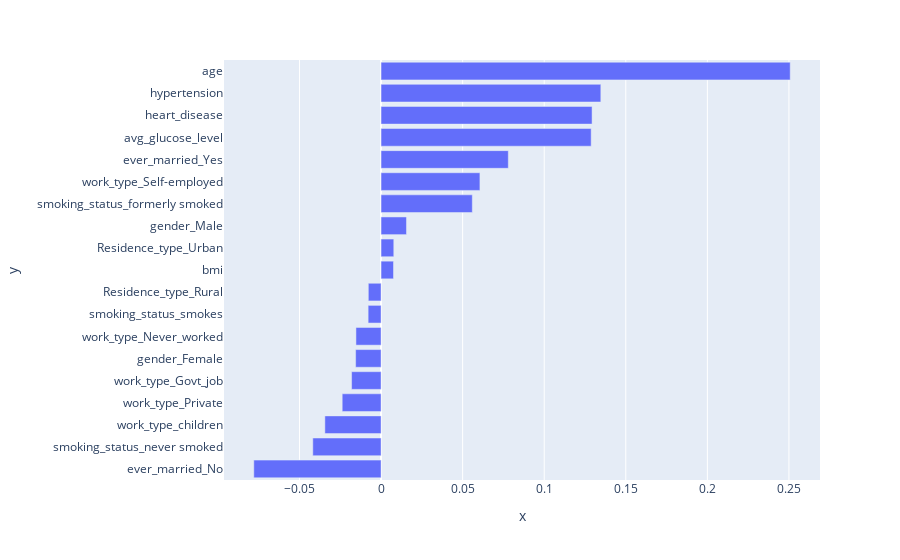

Notebook source saved alongside this figure:
### Code cell
corr = encoded_df.corr()["stroke"].sort_values(ascending=True)
corr.drop(['stroke'], inplace=True)
fig = px.bar(x=corr, y=corr.index, orientation='h')
fig.show()

### Figure 1 — Plotly figure (JSON) as saved in the notebook; plotly's stock layout.template omitted (floating-point values rounded to 4 significant figures)
{"data": [{"alignmentgroup": "True", "hovertemplate": "x=%{x}<br>y=%{y}<extra></extra>", "legendgroup": "", "marker": {"color": "#636efa", "pattern": {"shape": ""}}, "name": "", "offsetgroup": "", "orientation": "h", "showlegend": false, "textposition": "auto", "type": "bar", "x": [-0.07799, -0.04183, -0.03443, -0.02381, -0.01805, -0.01558, -0.01539, -0.00791, -0.007803, 0.00763, 0.007803, 0.01558, 0.05594, 0.0606, 0.07799, 0.1288, 0.1293, 0.1347, 0.2508], "xaxis": "x", "y": ["ever_married_No", "smoking_status_never smoked", "work_type_children", "work_type_Private", "work_type_Govt_job", "gender_Female", "work_type_Never_worked", "smoking_status_smokes", "Residence_type_Rural", "bmi", "Residence_type_Urban", "gender_Male", "smoking_status_formerly smoked", "work_type_Self-employed", "ever_married_Yes", "avg_glucose_level", "heart_disease", "hypertension", "age"], "yaxis": "y"}], "layout": {"barmode": "relative", "legend": {"tracegroupgap": 0}, "margin": {"t": 60}, "xaxis": {"anchor": "y", "domain": [0, 1], "title": {"text": "x"}}, "yaxis": {"anchor": "x", "domain": [0, 1], "title": {"text": "y"}}}}
